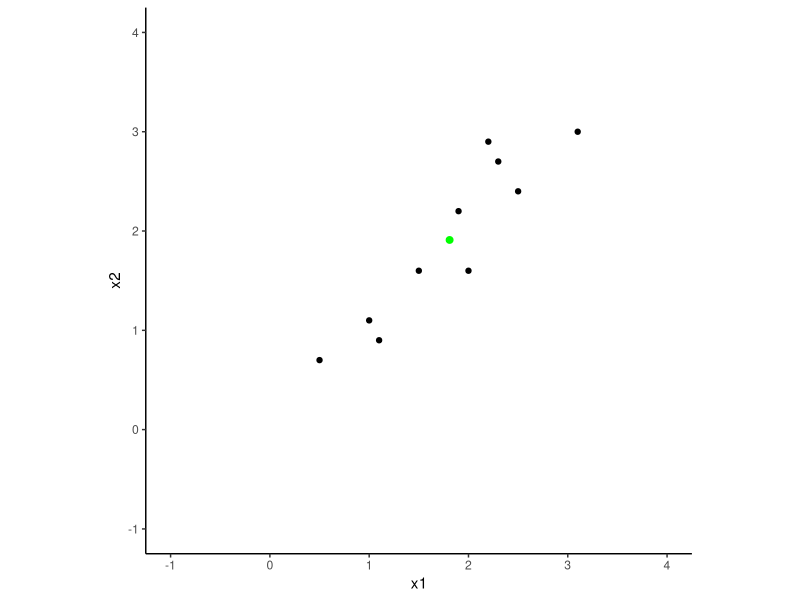
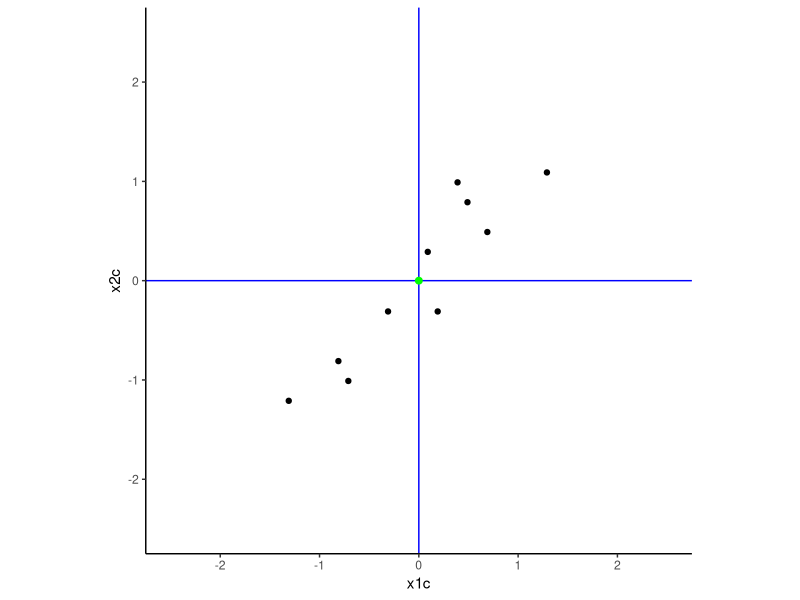
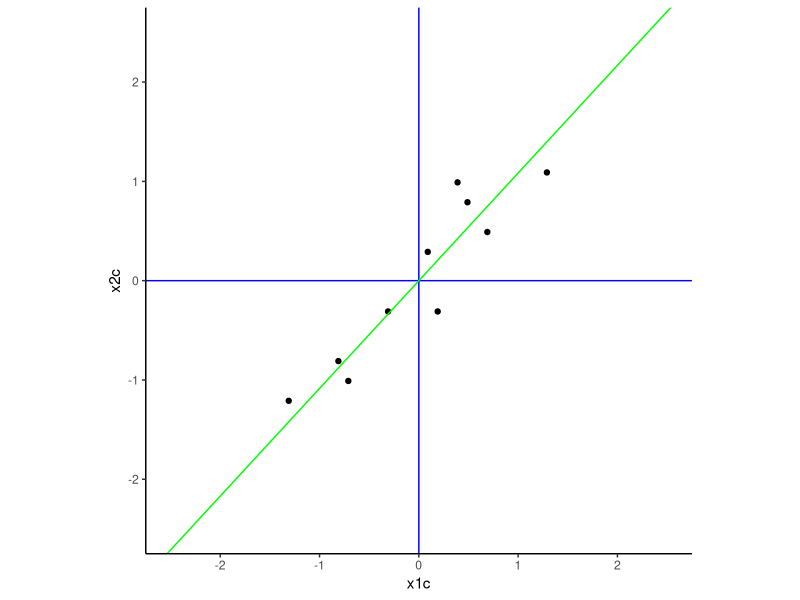
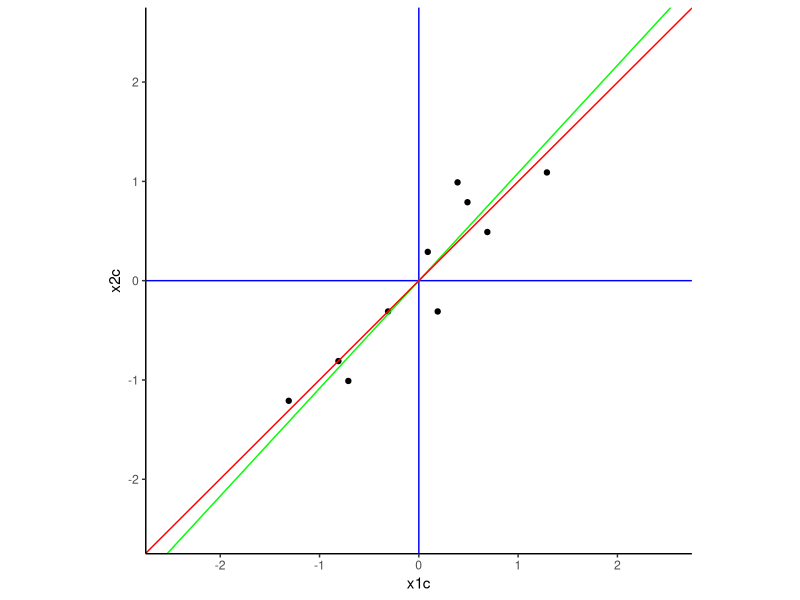
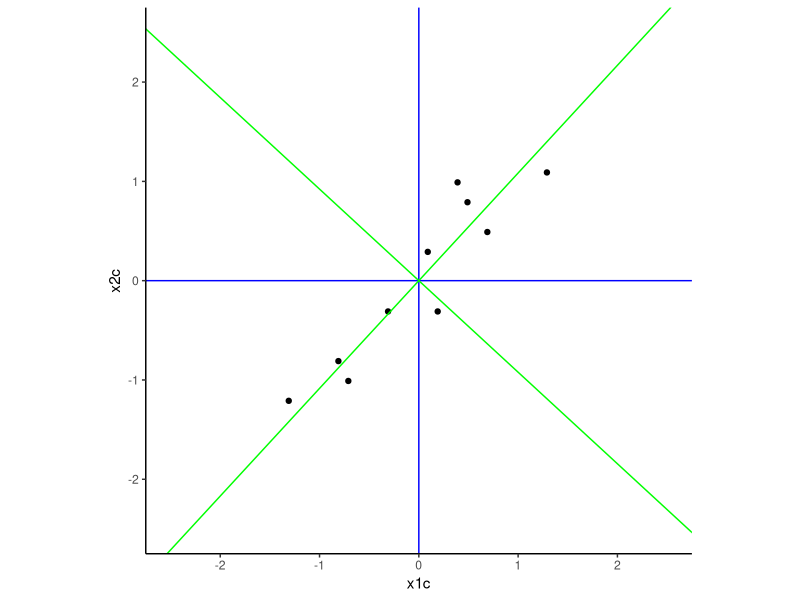
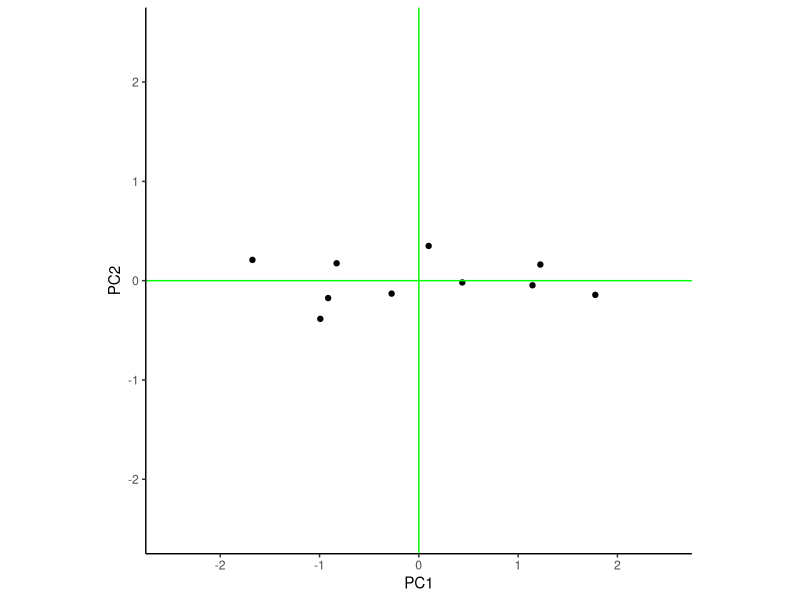
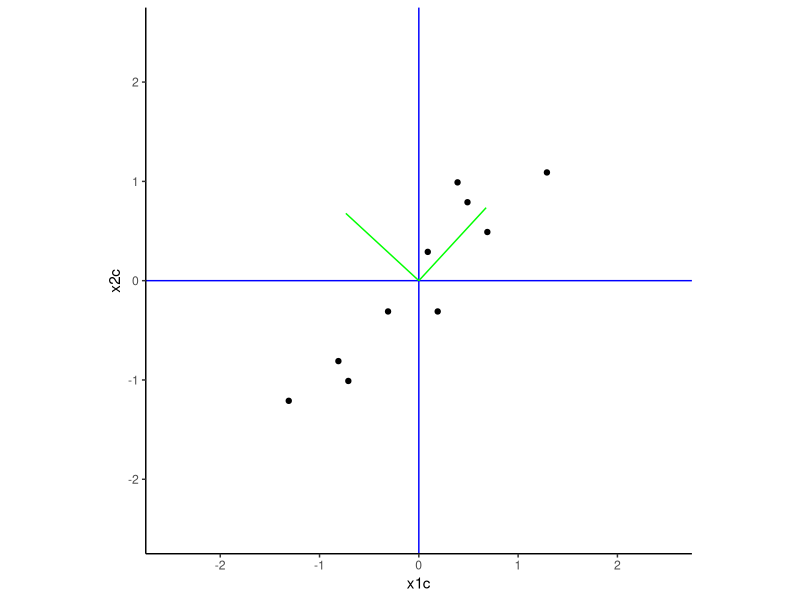

R code for these plots, in order:
## ---- chunk 1
#| message: false
#| warning: false

library(tidyverse)
d <- tibble(x1 = c(2.5, 0.5, 2.2, 1.9, 3.1, 2.3, 2.0, 1.0, 1.5, 1.1),
            x2 = c(2.4, 0.7, 2.9, 2.2, 3.0, 2.7, 1.6, 1.1, 1.6, 0.9))
d |> print()
## ---- chunk 2
theme_set(theme_classic())
d |> ggplot(aes(x = x1, y = x2)) +
  geom_point() +
  geom_point(data = tibble(x1=mean(d$x1), x2 = mean(d$x2)), 
             size = 2, color = "green") +
  xlim(-1,4) +
  ylim(-1,4) +
  coord_fixed()
## ---- chunk 3
d <- d |> 
  mutate(x1c = x1 - mean(x1), x2c = x2 - mean(x2))

plot <- d |> 
  ggplot(aes(x = x1c, y = x2c)) +
    geom_point() +
    geom_hline(yintercept = 0, color = "blue") +
    geom_vline(xintercept = 0, color = "blue") +
    xlim(-2.5, 2.5) +
    ylim(-2.5, 2.5) +
    coord_fixed()

plot + 
  geom_point(data = tibble(x1c=mean(d$x1c), x2c = mean(d$x2c)), 
               size = 2, color = "green")
## ---- chunk 4
#| echo: false

ei <- d |> 
  select(x1c, x2c) |>
  cov() |> 
  eigen(symmetric = TRUE)

plot +
  geom_abline(slope = ei$vectors[2,1]/ei$vectors[1,1], 
              intercept = 0, 
              color = "green")
## ---- chunk 5
#| echo: false

m <- lm(x2c ~ x1c, data = d)

plot +
  geom_abline(slope = ei$vectors[2,1]/ei$vectors[1,1], 
              intercept = 0, 
              color = "green") +
  geom_abline(slope = m$coefficients[2],
              intercept = m$coefficients[1],
              color = "red")
## ---- chunk 6
#| echo: false

plot +
  geom_abline(slope = ei$vectors[2,1]/ei$vectors[1,1], 
              intercept = 0, color = "green") +
  geom_abline(slope = ei$vectors[2,2]/ei$vectors[1,2], 
              intercept = 0, color = "green") + 
  coord_fixed()
## ---- chunk 7
#| echo: false

pca <- prcomp(d |> select(x1, x2))

pca$x |> ggplot(aes(x = PC1, y = PC2)) +
  geom_point() +
  geom_hline(yintercept = 0, color = "green") +
  geom_vline(xintercept = 0, color = "green") +
  xlim(-2.5, 2.5) +
  ylim(-2.5, 2.5) +
  coord_fixed() 
## ---- chunk 8
ei <- d |> 
  select(x1c, x2c) |>
  cov() |> 
  eigen(symmetric = TRUE)
## ---- chunk 9
ei$vectors
## ---- chunk 10
plot +
  annotate("segment", x = 0, y = 0, xend = ei$vectors[1,1], yend = ei$vectors[2,1], 
              color = "green") + 
  annotate("segment", x = 0, y = 0, xend = ei$vectors[1,2], yend = ei$vectors[2,2], 
              color = "green")
## ---- chunk 11
ei$values
## ---- chunk 12
var(d$x1)
var(d$x2)
## ---- chunk 13
ei$values[1] + ei$values[2]
var(d$x1) + var(d$x2)
## ---- chunk 14
pca <- prcomp(d |> select(x1, x2))
## ---- chunk 15
ei$vectors

pca$rotation
## ---- chunk 16
pca$sdev

# square for variances
pca$sdev ^2

# compare to eigenvalues
ei$values
## ---- chunk 17
pca$x
## ---- chunk 18
round(cor(pca$x[,1], pca$x[,2]), 5)
